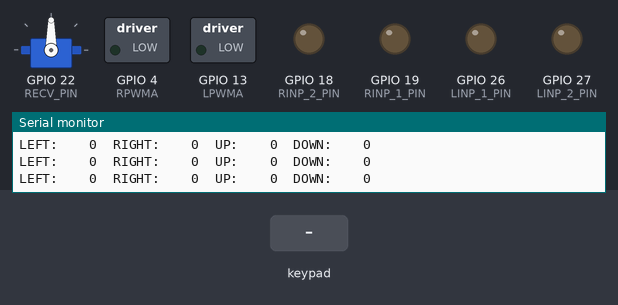
Bench run of a sketch on a simulated ESP32. Parts: servo, switched loads named in the sketch (green lamp = pin HIGH), output pins drawn as LEDs (lit = HIGH), the last lines printed to the serial monitor. The inputs (shaded band) are chosen by the test bench. Nothing arrives over Bluetooth unless stated.

Above: at 1.2 s.
1.3 s: key 'U' pressed
At 1.7 s:
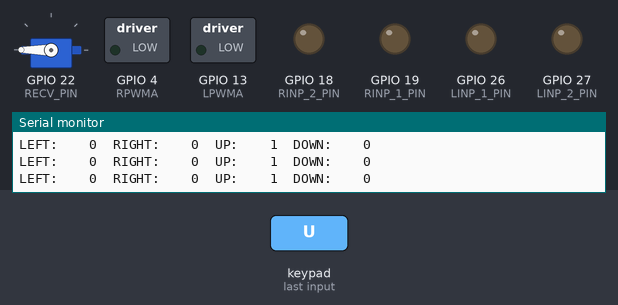
2.8 s: key 'D' pressed
At 4.0 s:
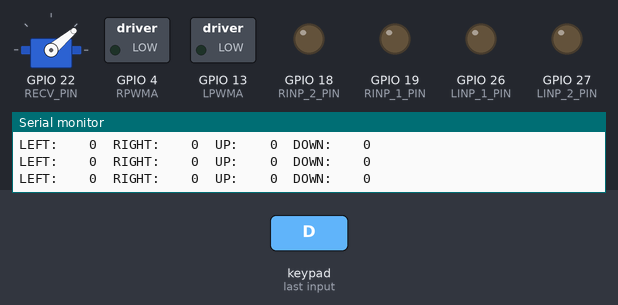
4.3 s: key 'R' pressed
At 5.2 s:
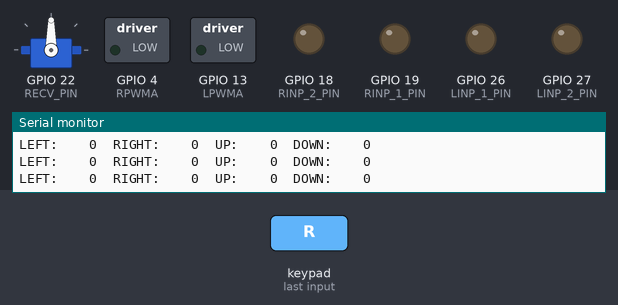
Timing chart, 0 to 7.3 s (numbered marks = the images above; inputs shaded):
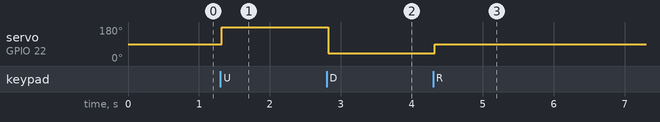

Measured:
- after the input at 1.3 s, servo on GPIO 22 (RECV_PIN): 90° → 180° at once
- after the input at 2.8 s, servo on GPIO 22 (RECV_PIN): 180° → 40° at once
- after the input at 4.3 s, servo on GPIO 22 (RECV_PIN): 40° → 90° at once

The sketch:

roverESP_code.ino
```cpp
 #include<PS4Controller.h>
#include "driver/gpio.h"//<-- THIS IS IMPORTANT; IT ALLOWS US TO ACTUALLY USE THE PINS ON THE ESP32 FOR IO
#include<ESP32Servo.h>


unsigned long lastTimeStamp = 0;

//Servo
Servo shovelServo;

int RECV_PIN = 22;
int LINP_1_PIN = 26;
int LINP_2_PIN = 27;
int LPWMA = 13;

int RINP_1_PIN = 19;
int RINP_2_PIN = 18;
int RPWMA = 4;


void setup() {

  //BT(S) Stuff lol
  Serial.begin(115200);
  PS4.attach(notify);
  PS4.attachOnConnect(onConnect);
  PS4.attachOnDisconnect(onDisconnect);
  PS4.begin("ec:2e:98:45:88:c2");

  Serial.println("Initialization Ready!");


  pinMode(RECV_PIN, OUTPUT);
  pinMode(LINP_1_PIN, OUTPUT);
  pinMode(LINP_2_PIN, OUTPUT);
  pinMode(RINP_1_PIN, OUTPUT);
  pinMode(RINP_2_PIN, OUTPUT);
  pinMode(LPWMA, OUTPUT);
  pinMode(RPWMA, OUTPUT);

  shovelServo.attach(RECV_PIN);
  shovelServo.write(90);

}

void loop() {


}

void notify(){


  int LY = PS4.LStickY();
  int RY = PS4.RStickY();
  int up = PS4.Up();
  int down = PS4.Down();
  int mid = PS4.Right();

  leftMotor(LY);
  rightMotor(RY);

  if(down == 1){turnServo(40);}
  if(up == 1){turnServo(180);}
  if(mid == 1){turnServo(90);}

  Serial.printf("LEFT: %4d\tRIGHT: %4d\tUP: %4d\tDOWN: %4d\n", LY, RY, up, down);


}

void onConnect(){Serial.println("Controller Connected.");}
void onDisconnect(){Serial.println("Controller Disconnected.");}


//CODE FOR THE MOTORS


void leftMotor(int LY){
  if(LY > 100){
    digitalWrite(LINP_1_PIN, HIGH);
    digitalWrite(LINP_2_PIN, LOW);
    digitalWrite(LPWMA, HIGH);
  }else if(LY < -100){
    digitalWrite(LINP_1_PIN, LOW);
    digitalWrite(LINP_2_PIN, HIGH);
    digitalWrite(LPWMA, HIGH);
  }else{
    digitalWrite(LINP_1_PIN, LOW);
    digitalWrite(LINP_2_PIN, LOW);
    digitalWrite(LPWMA, LOW);
  }
}
void rightMotor(int RY){
  if(RY > 100){
    digitalWrite(RINP_1_PIN, HIGH);
    digitalWrite(RINP_2_PIN, LOW);
    digitalWrite(RPWMA, HIGH);
  }else if(RY < -100){
    digitalWrite(RINP_1_PIN, LOW);
    digitalWrite(RINP_2_PIN, HIGH);
    digitalWrite(RPWMA, HIGH);
  }else{
    digitalWrite(RINP_1_PIN, LOW);
    digitalWrite(RINP_2_PIN, LOW);
    digitalWrite(RPWMA, LOW);
  }

}
/*
void moveForward(){
  digitalWrite(INP_1_PIN, HIGH);
  digitalWrite(INP_2_PIN, LOW);
  digitalWrite(PWMA, HIGH);

  //Serial.printf("GPIO 16: %d\n", digitalRead(x));
  //Serial.printf("GPIO 17: %d\n", digitalRead(y));
  //Serial.printf("GPIO 4: %d\n", digitalRead(z));
}
void stop(){
  digitalWrite(INP_1_PIN, LOW);
  digitalWrite(INP_2_PIN, LOW);
  digitalWrite(PWMA, LOW);


  //Serial.printf("GPIO 16: %d\n", digitalRead(x));
  //Serial.printf("GPIO 17: %d\n", digitalRead(y));
  //Serial.printf("GPIO 4: %d\n", digitalRead(z));
}
*/
void turnServo(int direction){shovelServo.write(direction);}
```
